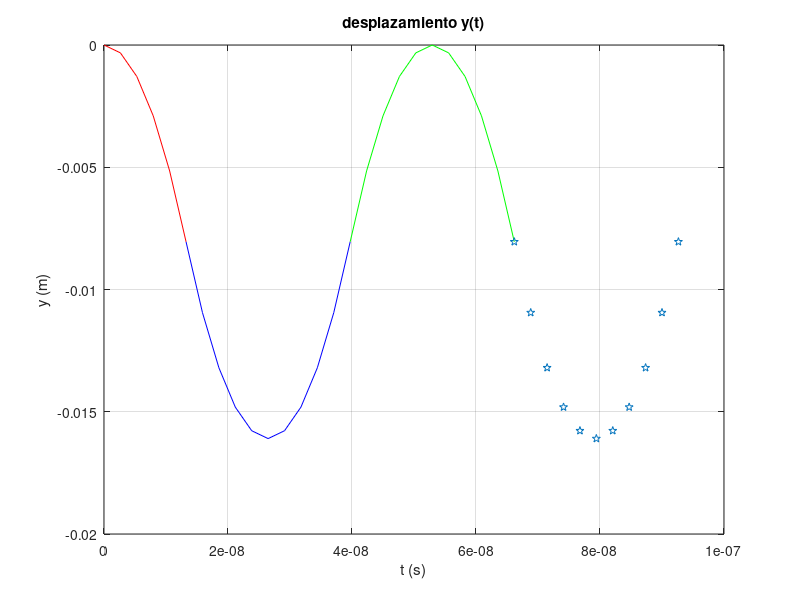
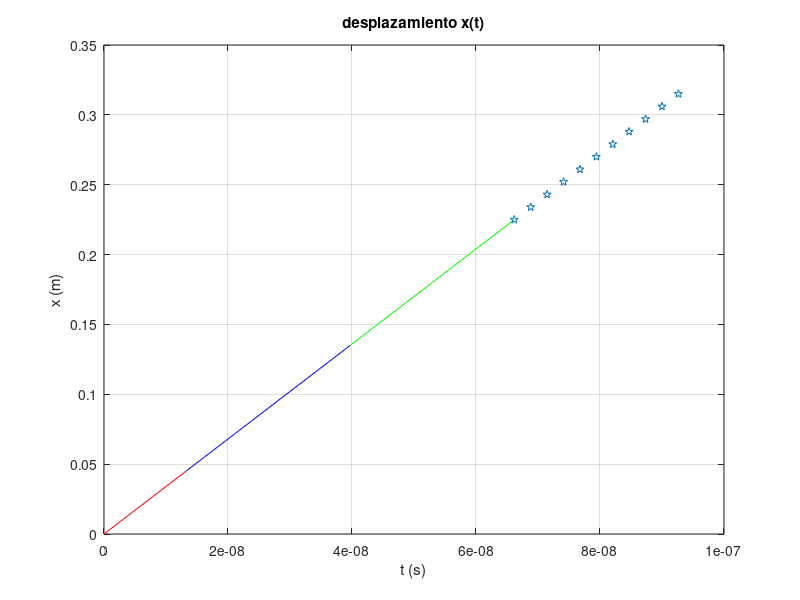
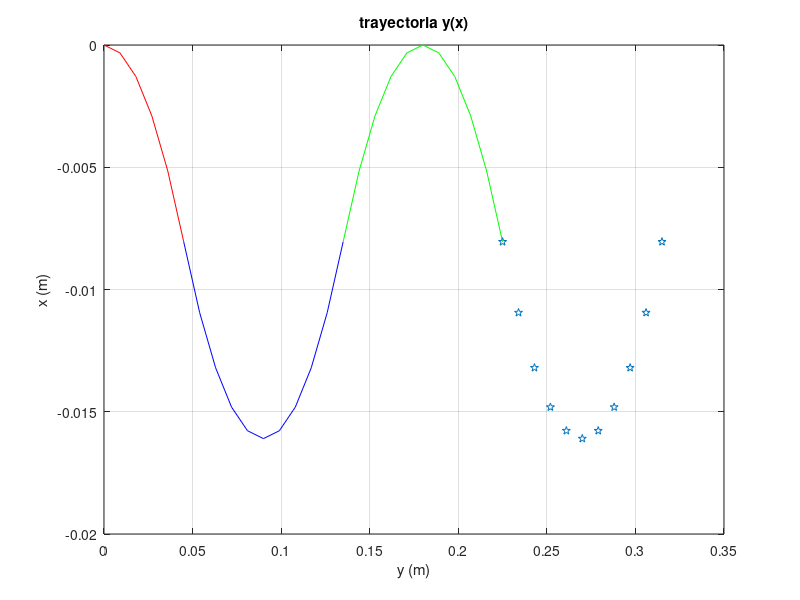
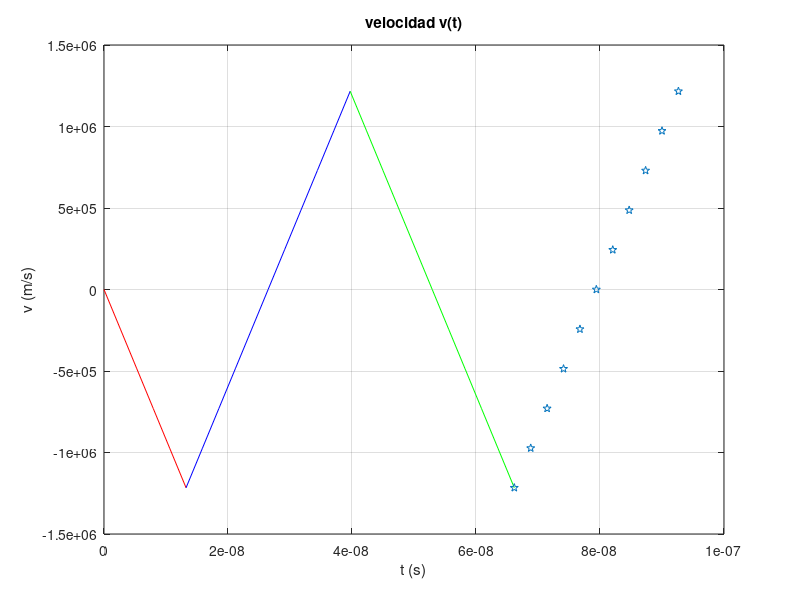

Source code (MATLAB) for these figures, in order:
% problema base de movimiento de partículas cargadas en campos eléctricos
% datos
v0=3.4*10^6; % velocidad inicial en x (m)
d=0.045; % distancia (m) en presencia de campo eléctrico
E=520; % campo eléctrico (N/C)
q=-1.61*10^(-19); % carga eléctrica del electrón (C)
m=9.11*10^(-31); % masa del electrón (kg)

a=q*E/m;%aceleración en la dirección del campo eléctrico
tc=d/v0; % tiempo total en presencia de campo eléctrico 

n=input('número de pasos, n: ');

%primer tramo
dt = tc/n;
i = 0:n;
t = dt*i;
x = v0*t;
y = a*((t.^2)) / 2;

vx = v0;
vy = a*t;

f1 = figure;
plot(t,y,'r');
xlabel('t (s)');
ylabel('y (m)');
grid on
title('desplazamiento y(t)');
hold on;

f2 = figure;
plot(t,x,'r');
xlabel('t (s)');
ylabel('x (m)');
grid on
title('desplazamiento x(t)');
hold on;

f3 = figure;
plot(x,y,'r');
xlabel('y (m)');
ylabel('x (m)');
grid on
title('trayectoria y(x)');
hold on;

f4 = figure;
plot(t,vy,'r');
xlabel('t (s)');
ylabel('v (m/s)');
grid on
title('velocidad v(t)');
hold on;

t1 = tc;
x1 = tc*v0;
x1
y1=a*(tc^2)/2; %componente y posición de salida en m
vx1=v0; % componente x de la velocidad de salida en m/s
vy1=a*tc;% componente y de la velocidad de salida en m/s
alfa=atan(vy1/vx1); %ángulo de salida en radianes
angulo=alfa*180/pi;

%segundo tramo
i = 0:2*n;
t = tc+dt*i;
x = x1+v0*dt*i;
y = y1+vy1*(dt*i)-a*((dt*i).^2) / 2;
vx = v0;
vy = vy1-a*(dt*i);

figure(f1);
plot(t,y,'b');
xlabel('t (s)');
ylabel('y (m)');
grid on
title('desplazamiento y(t)');
hold on;

figure(f2);
plot(t,x,'b');
xlabel('t (s)');
ylabel('x (m)');
grid on
title('desplazamiento x(t)');
hold on;

figure(f3);
plot(x,y,'b');
xlabel('y (m)');
ylabel('x (m)');
grid on
title('trayectoria y(x)');
hold on;

figure(f4);
plot(t,vy,'b');
xlabel('t (s)');
ylabel('v (m/s)');
grid on
title('velocidad v(t)');
hold on;

t2 = 3*tc; %t2 es la suma de t1 + 2* tc (el doble de tiempo que t1)
x2 = t2*v0;
y2=y1+vy1*2*tc-a*4*(tc.^2)/2; %componente y posición de salida en m
vx2=v0; % componente x de la velocidad de salida en m/s
vy2=vy1-a*2*tc;% componente y de la velocidad de salida en m/s
alfa2=atan(vy2/vx2); %ángulo de salida en radianes
angulo2=alfa2*180/pi;

%tercer tramo
i = 0:2*n;
t = t2+dt*i;
x = x2+v0*dt*i;
y = y2+vy2*(dt*i)+a*((dt*i).^2) / 2;
vx = v0;
vy = vy2+a*(dt*i);

figure(f1);
plot(t,y,'g');
xlabel('t (s)');
ylabel('y (m)');
grid on
title('desplazamiento y(t)');
hold on;

figure(f2);
plot(t,x,'g');
xlabel('t (s)');
ylabel('x (m)');
grid on
title('desplazamiento x(t)');
hold on;

figure(f3);
plot(x,y,'g');
xlabel('y (m)');
ylabel('x (m)');
grid on
title('trayectoria y(x)');
hold on;

figure(f4);
plot(t,vy,'g');
xlabel('t (s)');
ylabel('v (m/s)');
grid on
title('velocidad v(t)');
hold on;

t3 = t2+(2*tc); %t2 es la suma de t1 + 2* tc (el doble de tiempo que t1)
x3 = t3*v0;
y3=y2+vy2*2*tc+a*4*(tc.^2)/2; %componente y posición de salida en m
vx3=v0; % componente x de la velocidad de salida en m/s
vy3=vy2+a*2*tc;% componente y de la velocidad de salida en m/s
alfa3=atan(vy3/vx3); %ángulo de salida en radianes
angulo3=alfa3*180/pi;

%cuarto tramo
i = 0:2*n;
t = t3+dt*i;
x = x3+v0*dt*i;
y = y3+vy3*(dt*i)-a*((dt*i).^2) / 2;
vx = v0;
vy = vy3-a*(dt*i);

figure(f1);
plot(t,y,'p');
xlabel('t (s)');
ylabel('y (m)');
grid on
title('desplazamiento y(t)');
hold on;

figure(f2);
plot(t,x,'p');
xlabel('t (s)');
ylabel('x (m)');
grid on
title('desplazamiento x(t)');
hold on;

figure(f3);
plot(x,y,'p');
xlabel('y (m)');
ylabel('x (m)');
grid on
title('trayectoria y(x)');
hold on;

figure(f4);
plot(t,vy,'p');
xlabel('t (s)');
ylabel('v (m/s)');
grid on
title('velocidad v(t)');
hold on;

t4 = t3+(2*tc); %t2 es la suma de t1 + 2* tc (el doble de tiempo que t1)
x4 = t4*v0;
y4=y3+vy3*2*tc+a*4*(tc.^2)/2; %componente y posición de salida en m
vx4=v0; % componente x de la velocidad de salida en m/s
vy4=vy3+a*2*tc;% componente y de la velocidad de salida en m/s
alfa4=atan(vy4/vx4); %ángulo de salida en radianes
angulo4=alfa4*180/pi;